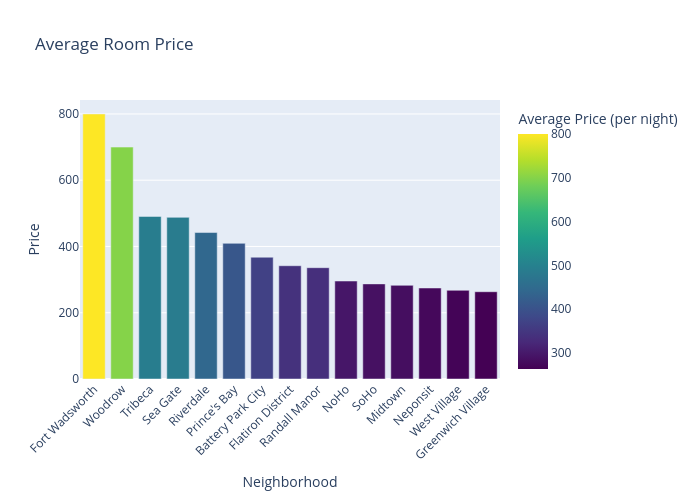

Write notebook code for a chart like this one.
### Code cell
average_price_neighborhood = df.groupby('neighbourhood')['price'].mean().reset_index() 

top_15_neighborhoods = average_price_neighborhood.sort_values(by='price', ascending=False).head(15) 

fig= px.bar(top_15_neighborhoods, x='neighbourhood', y='price', 
            title='Average Room Price', 
            labels={'neighbourhood': 'Neighbourhood', 'price': 'Average Price (per night)'}, 
            color='price', 
            color_continuous_scale=px.colors.sequential.Viridis)  
fig.update_layout(xaxis_title='Neighborhood', yaxis_title='Price', 
                  xaxis_tickangle=-45, 
                  width=700, 
                  height=500) 

fig.show()

### Figure 1 — Plotly figure (JSON) as saved in the notebook; plotly's stock layout.template omitted (floating-point values rounded to 4 significant figures)
{"data": [{"alignmentgroup": "True", "hovertemplate": "Neighbourhood=%{x}<br>Average Price (per night)=%{marker.color}<extra></extra>", "legendgroup": "", "marker": {"color": [800, 700, 490.6, 487.9, 442.1, 409.5, 367.6, 341.9, 336, 295.7, 287.1, 282.7, 274.7, 267.7, 263.4], "coloraxis": "coloraxis", "pattern": {"shape": ""}}, "name": "", "offsetgroup": "", "orientation": "v", "showlegend": false, "textposition": "auto", "type": "bar", "x": ["Fort Wadsworth", "Woodrow", "Tribeca", "Sea Gate", "Riverdale", "Prince's Bay", "Battery Park City", "Flatiron District", "Randall Manor", "NoHo", "SoHo", "Midtown", "Neponsit", "West Village", "Greenwich Village"], "xaxis": "x", "y": [800, 700, 490.6, 487.9, 442.1, 409.5, 367.6, 341.9, 336, 295.7, 287.1, 282.7, 274.7, 267.7, 263.4], "yaxis": "y"}], "layout": {"barmode": "relative", "coloraxis": {"colorbar": {"title": {"text": "Average Price (per night)"}}, "colorscale": [[0, "#440154"], [0.1111, "#482878"], [0.2222, "#3e4989"], [0.3333, "#31688e"], [0.4444, "#26828e"], [0.5556, "#1f9e89"], [0.6667, "#35b779"], [0.7778, "#6ece58"], [0.8889, "#b5de2b"], [1, "#fde725"]]}, "height": 500, "legend": {"tracegroupgap": 0}, "title": {"text": "Average Room Price"}, "width": 700, "xaxis": {"anchor": "y", "autorange": true, "domain": [0, 1], "range": [-0.5, 14.5], "tickangle": -45, "title": {"text": "Neighborhood"}, "type": "category"}, "yaxis": {"anchor": "x", "autorange": true, "domain": [0, 1], "range": [0, 842.1], "title": {"text": "Price"}, "type": "linear"}}}
